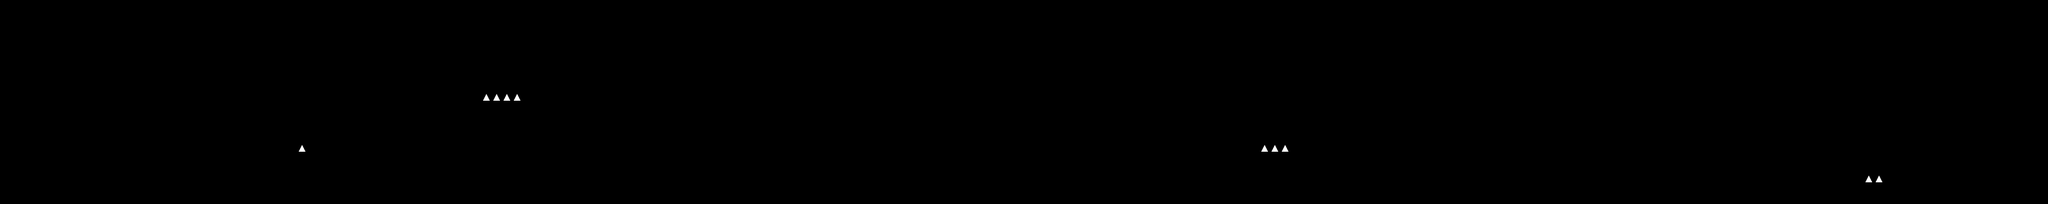

Rendered tile map (Tiled .tmx) drawn with the repository's tilesets; below, a short description and the map source with its tile grids summarised:
An orthogonal 200x20 tile map with 16x16 px tiles, 2 tile layers (tileLayer, hazardLayer) and 176 objects (84x color, 49x coin, 8x staticshooter, 8x flyer, 6x spike, ...).

<map version="1.0" orientation="orthogonal" renderorder="right-down" width="200" height="20" tilewidth="16" tileheight="16" nextobjectid="403">
    <tileset firstgid="1" name="worlds" tilewidth="16" tileheight="16" spacing="4" margin="2" tilecount="9" columns="9">
        <image source="tiles.png" width="180" height="20" />
    </tileset>
    <layer name="tileLayer" width="200" height="20">
        <data>[4000 cells, 747 non-empty, 8 distinct tile ids]</data>
    </layer>
    <objectgroup name="gameObjects">
        <object id="1" name="player" x="32" y="256" width="16" height="32" />
        <object id="3" name="staticshooter" x="1040" y="208" width="16" height="32" />
        <object id="8" name="jumper" x="1760" y="160" width="16" height="32" />
        <object id="7" name="jumper" x="2064" y="160" width="16" height="32" />
        <object id="9" name="jumper" x="2592" y="256" width="16" height="32" />
        <object id="11" name="jumper" x="3184" y="144" width="16" height="32" />
        <object id="13" name="flyer" x="1472" y="208" width="16" height="32" />
        <object id="14" name="walker" x="1856" y="192" width="16" height="32" />
        <object id="15" name="staticshooter" x="2032" y="160" width="16" height="32" />
        <object id="24" name="exit" x="3168" y="128" width="32" height="48" />
        <object id="169" name="coin" x="1200" y="240" width="16" height="16" />
        <object id="171" name="flyer" x="448" y="160" width="16" height="32" />
        <object id="201" name="coin" x="1216" y="224" width="16" height="16" />
        <object id="203" name="coin" x="1392" y="240" width="16" height="16" />
        <object id="205" name="coin" x="1184" y="256" width="16" height="16" />
        <object id="206" name="coin" x="1440" y="240" width="16" height="16" />
        <object id="207" name="coin" x="1408" y="240" width="16" height="16" />
        <object id="213" name="coin" x="1232" y="240" width="16" height="16" />
        <object id="216" name="coin" x="1424" y="240" width="16" height="16" />
        <object id="219" name="coin" x="2272" y="80" width="16" height="16" />
        <object id="220" name="coin" x="1760" y="192" width="16" height="16" />
        <object id="222" name="coin" x="2240" y="128" width="16" height="16" />
        <object id="224" name="coin" x="2128" y="64" width="16" height="16" />
        <object id="228" name="coin" x="2240" y="176" width="16" height="16" />
        <object id="230" name="coin" x="2224" y="256" width="16" height="16" />
        <object id="231" name="coin" x="2208" y="272" width="16" height="16" />
        <object id="232" name="coin" x="2240" y="160" width="16" height="16" />
        <object id="233" name="coin" x="2192" y="272" width="16" height="16" />
        <object id="234" name="coin" x="2240" y="240" width="16" height="16" />
        <object id="235" name="coin" x="2960" y="176" width="16" height="16" />
        <object id="238" name="coin" x="2976" y="192" width="16" height="16" />
        <object id="256" name="flyer" x="1856" y="128" width="16" height="32" />
        <object id="258" name="flyer" x="672" y="144" width="16" height="32" />
        <object id="259" name="flyer" x="1168" y="256" width="16" height="32" />
        <object id="260" name="flyer" x="2224" y="192" width="16" height="32" />
        <object id="270" name="coin" x="2992" y="208" width="16" height="16" />
        <object id="271" name="spike" x="2992" y="128" width="16" height="16" />
        <object id="272" name="coin" x="3008" y="224" width="16" height="16" />
        <object id="273" name="coin" x="2944" y="160" width="16" height="16" />
        <object id="278" name="staticshooter" x="592" y="176" width="16" height="32" />
        <object id="279" name="spike" x="1280" y="160" width="16" height="16" />
        <object id="280" name="coin" x="2288" y="80" width="16" height="16" />
        <object id="281" name="coin" x="2240" y="144" width="16" height="16" />
        <object id="289" name="flyer" x="896" y="112" width="16" height="32" />
        <object id="291" name="staticshooter" x="1680" y="160" width="16" height="32" />
        <object id="292" name="staticshooter" x="2528" y="224" width="16" height="32" />
        <object id="293" name="staticshooter" x="3088" y="192" width="16" height="32" />
        <object id="294" name="staticshooter" x="3040" y="224" width="16" height="32" />
        <object id="295" name="spike" x="3056" y="128" width="16" height="16" />
        <object id="296" name="spike" x="2672" y="192" width="16" height="16" />
        <object id="341" name="coin" x="0" y="48" width="16" height="16" />
        <object id="342" name="coin" x="16" y="48" width="16" height="16" />
        <object id="343" name="coin" x="192" y="288" width="16" height="16" />
        <object id="344" name="coin" x="192" y="272" width="16" height="16" />
        <object id="345" name="coin" x="192" y="256" width="16" height="16" />
        <object id="346" name="coin" x="208" y="256" width="16" height="16" />
        <object id="347" name="coin" x="208" y="272" width="16" height="16" />
        <object id="348" name="coin" x="208" y="288" width="16" height="16" />
        <object id="349" name="coin" x="1088" y="48" width="16" height="16" />
        <object id="350" name="coin" x="1104" y="48" width="16" height="16" />
        <object id="351" name="coin" x="1120" y="64" width="16" height="16" />
        <object id="352" name="coin" x="1136" y="64" width="16" height="16" />
        <object id="353" name="coin" x="960" y="240" width="16" height="16" />
        <object id="354" name="coin" x="976" y="240" width="16" height="16" />
        <object id="355" name="coin" x="992" y="240" width="16" height="16" />
        <object id="356" name="coin" x="1008" y="240" width="16" height="16" />
        <object id="357" name="coin" x="1728" y="192" width="16" height="16" />
        <object id="358" name="coin" x="1744" y="192" width="16" height="16" />
        <object id="359" name="coin" x="1968" y="192" width="16" height="16" />
        <object id="360" name="coin" x="1984" y="176" width="16" height="16" />
        <object id="361" name="coin" x="2000" y="160" width="16" height="16" />
        <object id="370" name="staticshooter" x="2896" y="112" width="16" height="32" />
        <object id="371" name="powerup" x="1280" y="96" width="16" height="16" />
        <object id="336" name="flyer" x="272" y="16" width="16" height="32" />
        <object id="337" name="walker" x="176" y="16" width="16" height="32" />
        <object id="338" name="drunkflyer" x="48" y="112" width="16" height="32" />
        <object id="339" name="spike" x="128" y="96" width="16" height="16" />
        <object id="340" name="spike" x="1024" y="128" width="16" height="16" />
        <object id="377" name="coin" x="2720" y="80" width="16" height="16" />
        <object id="378" name="coin" x="2736" y="80" width="16" height="16" />
        <object id="376" name="walker" x="1120" y="64" width="16" height="32" />
        <object id="379" name="shooter" x="2512" y="224" width="16" height="32" />
        <object id="400" name="drunkflyer" x="2880" y="96" width="16" height="32" />
        <object id="401" name="coin" x="2256" y="80" width="16" height="16" />
    </objectgroup>
    <layer name="hazardLayer" width="200" height="20">
        <data>[4000 cells, 10 non-empty, 1 distinct tile ids]</data>
    </layer>
    <objectgroup name="colors">
        <!-- 83 objects omitted --></objectgroup>
    <objectgroup name="background">
        <!-- 9 objects omitted --></objectgroup>
</map>
<!-- 92 of 176 objects omitted -->
